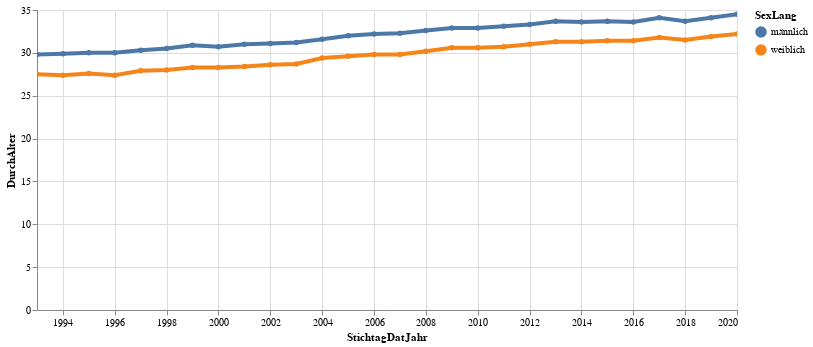

Notebook code cell kept with this figure:
### Code cell
# df_statzonen = df_statzonen[(df_statzonen.knr>0) & (df_statzonen.qname!="Hirslanden")]
#mySelection[[mySelection.NationFHistLang =='Schweiz']]


highlight = alt.selection(type='single', on='mouseover',
                          fields=['SexLang'], nearest=True)
#x='date:StichtagDatJahr',
base = alt.Chart(data2betested).encode(
    x='StichtagDatJahr',
    y='DurchAlter',
    color='SexLang'
)

points = base.mark_circle().encode(
    opacity=alt.value(2)
).add_selection(
    highlight
).properties(
    width=700 , height=300
)
lines = base.mark_line().encode(
    size=alt.condition(~highlight, alt.value(1.5), alt.value(4))
).interactive()

points + lines

### Figure 1 — Vega-Lite specification as saved in the notebook (floating-point values rounded to 4 significant figures)
{"config": {"view": {"continuousWidth": 400, "continuousHeight": 300}}, "layer": [{"mark": "circle", "encoding": {"color": {"type": "nominal", "field": "SexLang"}, "opacity": {"value": 2}, "x": {"type": "temporal", "field": "StichtagDatJahr"}, "y": {"type": "quantitative", "field": "DurchAlter"}}, "height": 300, "selection": {"selector003": {"type": "single", "on": "mouseover", "fields": ["SexLang"], "nearest": true}}, "width": 700}, {"mark": "line", "encoding": {"color": {"type": "nominal", "field": "SexLang"}, "size": {"condition": {"value": 1.5, "selection": {"not": "selector003"}}, "value": 4}, "x": {"type": "temporal", "field": "StichtagDatJahr"}, "y": {"type": "quantitative", "field": "DurchAlter"}}, "selection": {"selector004": {"type": "interval", "bind": "scales", "encodings": ["x", "y"]}}}], "data": {"name": "data-6f637f7f21ca0d3b0299f586c1a539d6"}, "$schema": "https://vega.github.io/schema/vega-lite/v4.8.1.json", "datasets": {"data-6f637f7f21ca0d3b0299f586c1a539d6": [{"StichtagDatJahr": "1993-01-01T00:00:00", "SexLang": "weiblich", "SexCd": 2, "DurchAlter": 27.5}, {"StichtagDatJahr": "1993-01-01T00:00:00", "SexLang": "männlich", "SexCd": 1, "DurchAlter": 29.8}, {"StichtagDatJahr": "1994-01-01T00:00:00", "SexLang": "weiblich", "SexCd": 2, "DurchAlter": 27.4}, {"StichtagDatJahr": "1994-01-01T00:00:00", "SexLang": "männlich", "SexCd": 1, "DurchAlter": 29.9}, {"StichtagDatJahr": "1995-01-01T00:00:00", "SexLang": "weiblich", "SexCd": 2, "DurchAlter": 27.6}, {"StichtagDatJahr": "1995-01-01T00:00:00", "SexLang": "männlich", "SexCd": 1, "DurchAlter": 30.0}, {"StichtagDatJahr": "1996-01-01T00:00:00", "SexLang": "weiblich", "SexCd": 2, "DurchAlter": 27.4}, {"StichtagDatJahr": "1996-01-01T00:00:00", "SexLang": "männlich", "SexCd": 1, "DurchAlter": 30.0}, {"StichtagDatJahr": "1997-01-01T00:00:00", "SexLang": "weiblich", "SexCd": 2, "DurchAlter": 27.9}, {"StichtagDatJahr": "1997-01-01T00:00:00", "SexLang": "männlich", "SexCd": 1, "DurchAlter": 30.3}, {"StichtagDatJahr": "1998-01-01T00:00:00", "SexLang": "weiblich", "SexCd": 2, "DurchAlter": 28.0}, {"StichtagDatJahr": "1998-01-01T00:00:00", "SexLang": "männlich", "SexCd": 1, "DurchAlter": 30.5}, {"StichtagDatJahr": "1999-01-01T00:00:00", "SexLang": "weiblich", "SexCd": 2, "DurchAlter": 28.3}, {"StichtagDatJahr": "1999-01-01T00:00:00", "SexLang": "männlich", "SexCd": 1, "DurchAlter": 30.9}, {"StichtagDatJahr": "2000-01-01T00:00:00", "SexLang": "weiblich", "SexCd": 2, "DurchAlter": 28.3}, {"StichtagDatJahr": "2000-01-01T00:00:00", "SexLang": "männlich", "SexCd": 1, "DurchAlter": 30.7}, {"StichtagDatJahr": "2001-01-01T00:00:00", "SexLang": "weiblich", "SexCd": 2, "DurchAlter": 28.4}, {"StichtagDatJahr": "2001-01-01T00:00:00", "SexLang": "männlich", "SexCd": 1, "DurchAlter": 31.0}, {"StichtagDatJahr": "2002-01-01T00:00:00", "SexLang": "weiblich", "SexCd": 2, "DurchAlter": 28.6}, {"StichtagDatJahr": "2002-01-01T00:00:00", "SexLang": "männlich", "SexCd": 1, "DurchAlter": 31.1}, {"StichtagDatJahr": "2003-01-01T00:00:00", "SexLang": "weiblich", "SexCd": 2, "DurchAlter": 28.7}, {"StichtagDatJahr": "2003-01-01T00:00:00", "SexLang": "männlich", "SexCd": 1, "DurchAlter": 31.2}, {"StichtagDatJahr": "2004-01-01T00:00:00", "SexLang": "weiblich", "SexCd": 2, "DurchAlter": 29.4}, {"StichtagDatJahr": "2004-01-01T00:00:00", "SexLang": "männlich", "SexCd": 1, "DurchAlter": 31.6}, {"StichtagDatJahr": "2005-01-01T00:00:00", "SexLang": "weiblich", "SexCd": 2, "DurchAlter": 29.6}, {"StichtagDatJahr": "2005-01-01T00:00:00", "SexLang": "männlich", "SexCd": 1, "DurchAlter": 32.0}, {"StichtagDatJahr": "2006-01-01T00:00:00", "SexLang": "weiblich", "SexCd": 2, "DurchAlter": 29.8}, {"StichtagDatJahr": "2006-01-01T00:00:00", "SexLang": "männlich", "SexCd": 1, "DurchAlter": 32.2}, {"StichtagDatJahr": "2007-01-01T00:00:00", "SexLang": "weiblich", "SexCd": 2, "DurchAlter": 29.8}, {"StichtagDatJahr": "2007-01-01T00:00:00", "SexLang": "männlich", "SexCd": 1, "DurchAlter": 32.3}, {"StichtagDatJahr": "2008-01-01T00:00:00", "SexLang": "weiblich", "SexCd": 2, "DurchAlter": 30.2}, {"StichtagDatJahr": "2008-01-01T00:00:00", "SexLang": "männlich", "SexCd": 1, "DurchAlter": 32.6}, {"StichtagDatJahr": "2009-01-01T00:00:00", "SexLang": "weiblich", "SexCd": 2, "DurchAlter": 30.6}, {"StichtagDatJahr": "2009-01-01T00:00:00", "SexLang": "männlich", "SexCd": 1, "DurchAlter": 32.9}, {"StichtagDatJahr": "2010-01-01T00:00:00", "SexLang": "weiblich", "SexCd": 2, "DurchAlter": 30.6}, {"StichtagDatJahr": "2010-01-01T00:00:00", "SexLang": "männlich", "SexCd": 1, "DurchAlter": 32.9}, {"StichtagDatJahr": "2011-01-01T00:00:00", "SexLang": "weiblich", "SexCd": 2, "DurchAlter": 30.7}, {"StichtagDatJahr": "2011-01-01T00:00:00", "SexLang": "männlich", "SexCd": 1, "DurchAlter": 33.1}, {"StichtagDatJahr": "2012-01-01T00:00:00", "SexLang": "weiblich", "SexCd": 2, "DurchAlter": 31.0}, {"StichtagDatJahr": "2012-01-01T00:00:00", "SexLang": "männlich", "SexCd": 1, "DurchAlter": 33.3}, {"StichtagDatJahr": "2013-01-01T00:00:00", "SexLang": "weiblich", "SexCd": 2, "DurchAlter": 31.3}, {"StichtagDatJahr": "2013-01-01T00:00:00", "SexLang": "männlich", "SexCd": 1, "DurchAlter": 33.7}, {"StichtagDatJahr": "2014-01-01T00:00:00", "SexLang": "weiblich", "SexCd": 2, "DurchAlter": 31.3}, {"StichtagDatJahr": "2014-01-01T00:00:00", "SexLang": "männlich", "SexCd": 1, "DurchAlter": 33.6}, {"StichtagDatJahr": "2015-01-01T00:00:00", "SexLang": "weiblich", "SexCd": 2, "DurchAlter": 31.4}, {"StichtagDatJahr": "2015-01-01T00:00:00", "SexLang": "männlich", "SexCd": 1, "DurchAlter": 33.7}, {"StichtagDatJahr": "2016-01-01T00:00:00", "SexLang": "weiblich", "SexCd": 2, "DurchAlter": 31.4}, {"StichtagDatJahr": "2016-01-01T00:00:00", "SexLang": "männlich", "SexCd": 1, "DurchAlter": 33.6}, {"StichtagDatJahr": "2017-01-01T00:00:00", "SexLang": "weiblich", "SexCd": 2, "DurchAlter": 31.8}, {"StichtagDatJahr": "2017-01-01T00:00:00", "SexLang": "männlich", "SexCd": 1, "DurchAlter": 34.1}, {"StichtagDatJahr": "2018-01-01T00:00:00", "SexLang": "weiblich", "SexCd": 2, "DurchAlter": 31.5}, {"StichtagDatJahr": "2018-01-01T00:00:00", "SexLang": "männlich", "SexCd": 1, "DurchAlter": 33.7}, {"StichtagDatJahr": "2019-01-01T00:00:00", "SexLang": "weiblich", "SexCd": 2, "DurchAlter": 31.9}, {"StichtagDatJahr": "2019-01-01T00:00:00", "SexLang": "männlich", "SexCd": 1, "DurchAlter": 34.1}, {"StichtagDatJahr": "2020-01-01T00:00:00", "SexLang": "weiblich", "SexCd": 2, "DurchAlter": 32.2}, {"StichtagDatJahr": "2020-01-01T00:00:00", "SexLang": "männlich", "SexCd": 1, "DurchAlter": 34.5}]}}
